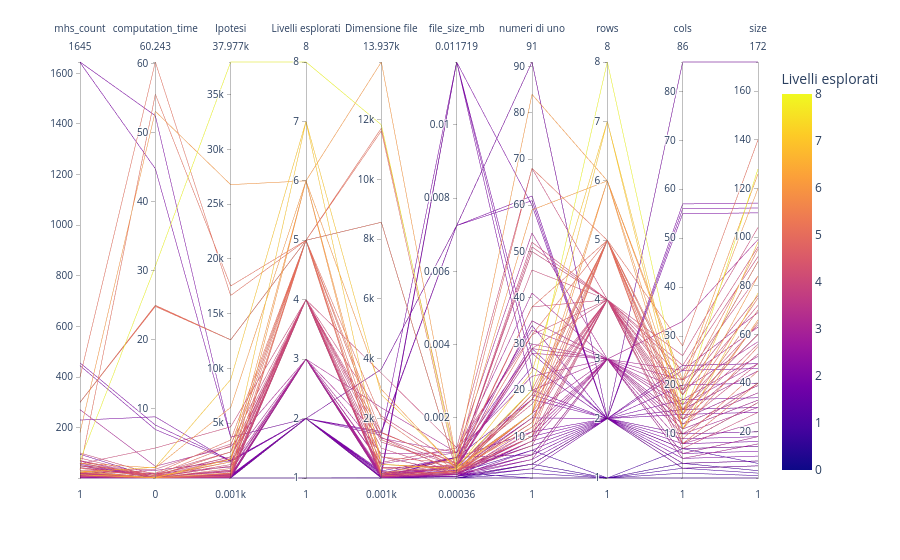

Notebook source saved alongside this figure:
### Markdown cell above
* Analisi della correlazione fra i vari dati relativi alle istanze risolte.
* Comparazione fra istanze che hanno trovato soluzione (blue) e quelle che non l'hanno raggiunta (red) -> ovvio notare che all'aumentare delle dimensioni del problema, l'algoritmo fa più fatica nella richerca, infatti è esponenziale, alcune curve particolari che bisognerebbe approfondire con tempi di risoluzione maggiori oppure maggiori dati
* cercar di capire come la complessità dell'istanza data in input influenza il possibile raggiungimento di una soluzione -> fare delle considerazioni (possibilmente non banali...)

### Code cell
df_failed = df.copy()
indices_to_drop = df_failed[df_failed['timeout'] != True].index
df_failed = df_failed.drop(indices_to_drop)

indices_to_drop = df[df['timeout']].index
df = df.drop(indices_to_drop)

to_drop_cols = [col for col in df.columns if not df[col].any() and df[col].dtype == 'bool'] # all columns that are empty and boolean
df = df.drop(columns=['matrix_size'] + to_drop_cols)
df_failed = df_failed.drop(columns=['matrix_size'] + to_drop_cols)

fig = px.parallel_coordinates(df, color="levels_explored", labels={"hypotheses_generated": "Ipotesi",
                  "levels_explored": "Livelli esplorati", "max_level_size": "Massima ampiezza",
                  "max_level_size": "Dimensione file", "ones_count": "numeri di uno", },
                    color_continuous_midpoint=4)
fig.show()
